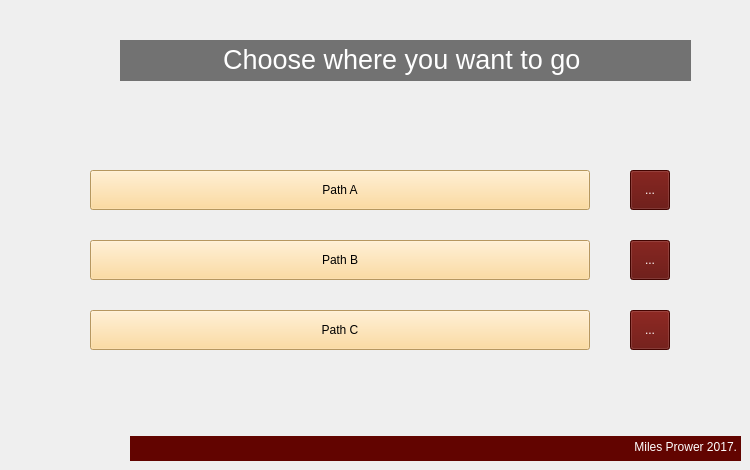
    <widget class="QWidget" name="MyPaths">
     <attribute name="title">
      <string>My paths</string>
     </attribute>
     <widget class="QTextBrowser" name="textBrowser">
      <property name="geometry">
       <rect>
        <x>120</x>
        <y>40</y>
        <width>571</width>
        <height>41</height>
       </rect>
      </property>
      <property name="styleSheet">
       <string notr="true">background-color: rgb(114, 114, 114);
color: rgb(255, 255, 255);
border:none;
</string>
      </property>
      <property name="html">
       <string>&lt;!DOCTYPE HTML PUBLIC &quot;-//W3C//DTD HTML 4.0//EN&quot; &quot;http://www.w3.org/TR/REC-html40/strict.dtd&quot;&gt;
&lt;html&gt;&lt;head&gt;&lt;meta name=&quot;qrichtext&quot; content=&quot;1&quot; /&gt;&lt;style type=&quot;text/css&quot;&gt;
p, li { white-space: pre-wrap; }
&lt;/style&gt;&lt;/head&gt;&lt;body style=&quot; font-family:'Sans Serif'; font-size:9pt; font-weight:400; font-style:normal;&quot;&gt;
&lt;p align=&quot;center&quot; style=&quot; margin-top:0px; margin-bottom:0px; margin-left:0px; margin-right:0px; -qt-block-indent:0; text-indent:0px;&quot;&gt;&lt;span style=&quot; font-size:20pt;&quot;&gt;Choose where you want to go &lt;/span&gt;&lt;/p&gt;&lt;/body&gt;&lt;/html&gt;</string>
      </property>
     </widget>
     <widget class="QPushButton" name="pathButton">
      <property name="geometry">
       <rect>
        <x>90</x>
        <y>170</y>
        <width>500</width>
        <height>40</height>
       </rect>
      </property>
      <property name="styleSheet">
       <string notr="true">background-color: rgb(254, 211, 133);</string>
      </property>
      <property name="text">
       <string>Path A</string>
      </property>
     </widget>
     <widget class="QPushButton" name="pathButton_2">
      <property name="geometry">
       <rect>
        <x>90</x>
        <y>240</y>
        <width>500</width>
        <height>40</height>
       </rect>
      </property>
      <property name="styleSheet">
       <string notr="true">background-color: rgb(255, 211, 134);</string>
      </property>
      <property name="text">
       <string>Path B</string>
      </property>
     </widget>
     <widget class="QPushButton" name="pathButton_3">
      <property name="geometry">
       <rect>
        <x>90</x>
        <y>310</y>
        <width>500</width>
        <height>40</height>
       </rect>
      </property>
      <property name="styleSheet">
       <string notr="true">background-color: rgb(255, 211, 134);</string>
      </property>
      <property name="text">
       <string>Path C</string>
      </property>
     </widget>
     <widget class="QToolButton" name="toolButton">
      <property name="geometry">
       <rect>
        <x>630</x>
        <y>170</y>
        <width>40</width>
        <height>40</height>
       </rect>
      </property>
      <property name="styleSheet">
       <string notr="true">background-color: rgb(92, 5, 0);
color: rgb(255, 255, 255);</string>
      </property>
      <property name="text">
       <string>...</string>
      </property>
     </widget>
     <widget class="QToolButton" name="toolButton_2">
      <property name="geometry">
       <rect>
        <x>630</x>
        <y>240</y>
        <width>40</width>
        <height>40</height>
       </rect>
      </property>
      <property name="styleSheet">
       <string notr="true">color: rgb(255, 255, 255);
background-color: rgb(92, 5, 0);</string>
      </property>
      <property name="text">
       <string>...</string>
      </property>
     </widget>
     <widget class="QToolButton" name="toolButton_3">
      <property name="geometry">
       <rect>
        <x>630</x>
        <y>310</y>
        <width>40</width>
        <height>40</height>
       </rect>
      </property>
      <property name="styleSheet">
       <string notr="true">color: rgb(255, 255, 255);
background-color: rgb(97, 5, 0);
</string>
      </property>
      <property name="text">
       <string>...</string>
      </property>
     </widget>
     <widget class="QTextBrowser" name="textBrowser_2">
      <property name="geometry">
       <rect>
        <x>130</x>
        <y>436</y>
        <width>611</width>
        <height>25</height>
       </rect>
      </property>
      <property name="styleSheet">
       <string notr="true">background-color: rgb(98, 4, 0);
border:none</string>
      </property>
      <property name="html">
       <string>&lt;!DOCTYPE HTML PUBLIC &quot;-//W3C//DTD HTML 4.0//EN&quot; &quot;http://www.w3.org/TR/REC-html40/strict.dtd&quot;&gt;
&lt;html&gt;&lt;head&gt;&lt;meta name=&quot;qrichtext&quot; content=&quot;1&quot; /&gt;&lt;style type=&quot;text/css&quot;&gt;
p, li { white-space: pre-wrap; }
&lt;/style&gt;&lt;/head&gt;&lt;body style=&quot; font-family:'Sans Serif'; font-size:9pt; font-weight:400; font-style:normal;&quot;&gt;
&lt;p align=&quot;right&quot; style=&quot; margin-top:0px; margin-bottom:0px; margin-left:0px; margin-right:0px; -qt-block-indent:0; text-indent:0px;&quot;&gt;&lt;span style=&quot; color:#ffffff;&quot;&gt;Miles Prower 2017.&lt;/span&gt;&lt;/p&gt;&lt;/body&gt;&lt;/html&gt;</string>
      </property>
     </widget>
    </widget>
